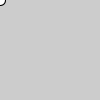
Frame 1 (no input)
Frame 60 (the mouse pressed at the canvas centre just before this capture): identical to frame 1, image omitted
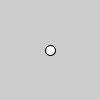
Frame 120 (the mouse held since frame 60 and released just before this capture)

The Processing sketch that drew these frames (run headless with seeded random() and noise(); from frame 60 on, the mouse is pressed at the canvas centre):

// Processing sketch: Intaractivity_21_Cursor_icon
// ── Intaractivity_21_Cursor_icon.pde
// マウスカーソル非表示 noCursor()

void setup(){
  size(100,100);
  noCursor();
}


void draw(){
  background(204);
  ellipse(mouseX,mouseY, 10,10);
}
